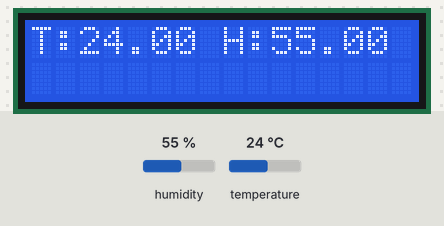
A sketch run on a simulated ESP8266 (NodeMCU). Parts: 16×2 character LCD. The inputs (shaded band) are chosen by the test bench; at power-on: humidity 55 %, temperature 24 °C.

Above: at 1.2 s.
1.3 s: humidity set to 22 %
At 3.1 s:
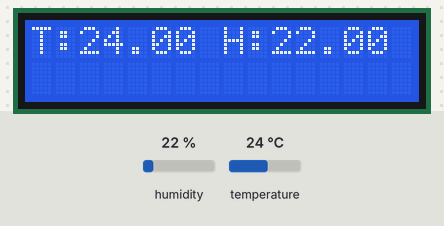
4.0 s: temperature set to 12 °C
At 4.9 s:
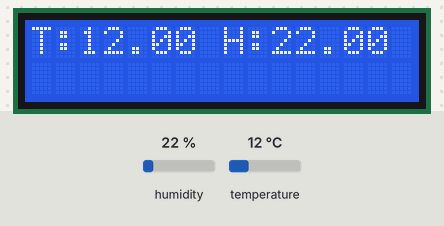
6.7 s: humidity set to 40 %
At 8.6 s:
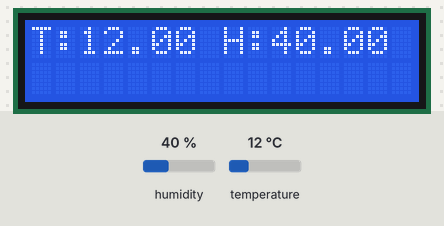
9.7 s: temperature set to 19 °C
At 11.6 s:
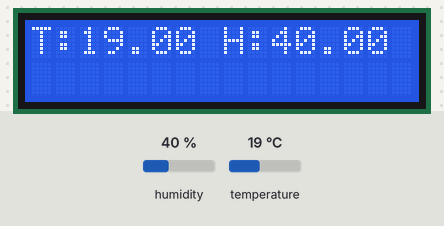
Timing chart, 0 to 13.1 s (numbered marks = the images above; inputs shaded):
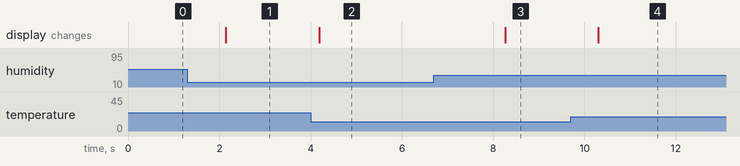

The sketch:

temperateSensor.ino
```cpp
#include <DHT11.h>


#include <LiquidCrystal_I2C.h>
DHT11 dht11(D3);
LiquidCrystal_I2C LCD(0x3F, 16,2);

void setup() {
  LCD.init();
  LCD.backlight();
}

void loop() {
  float temp, humi;
  int result=dht11.read(humi,temp);

  if(result==0){
    LCD.clear();
    LCD.setCursor(0,0);
    LCD.print("T:");
    LCD.print(temp);
    LCD.print(" ");
    //LCD.setCursor(1,0);
    LCD.print("H:");
    LCD.print(humi);


  } delay(2000);
}
```

Measured:
- after the input at 1.3 s, the display: changes after 0.84 s (image 1)
- after the input at 4.0 s, the display: changes after 0.19 s (image 2)
- after the input at 6.7 s, the display: changes after 1.6 s (image 3)
- after the input at 9.7 s, the display: changes after 0.61 s (image 4)
